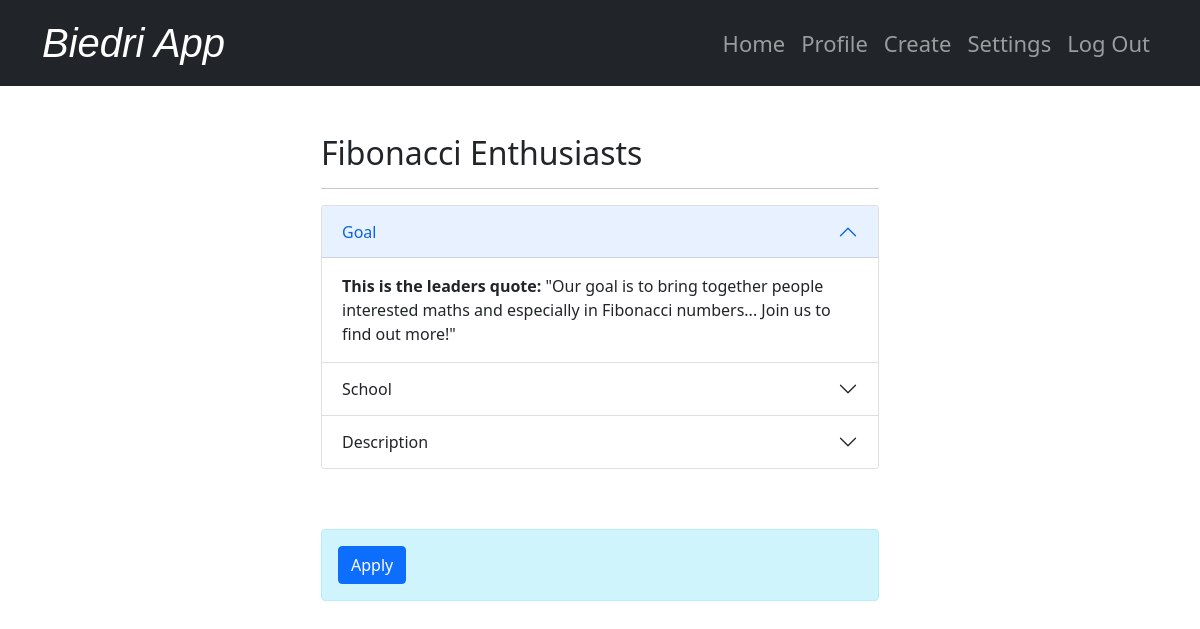
The app's page /club/1 (signed in) with its own data.
### tables this page shows
CREATE TABLE "clubs" (
	"id"	INTEGER,
	"leader_id"	BLOB,
	"name"	TEXT UNIQUE,
	"category"	TEXT,
	"photo"	TEXT,
	"description"	TEXT,
	"school"	TEXT,
	"goal"	TEXT,
	PRIMARY KEY("id" AUTOINCREMENT)
);

### app.py (the view, shortened to what this page needs)
@app.route('/club/<int:club_id>', methods=['GET', 'POST'])
def club_details(club_id):
    try:
        conn = get_db_connection()
        cursor = conn.cursor()
        club = cursor.execute("SELECT * FROM clubs WHERE id = ?", (club_id,)).fetchone()
        applications = cursor.execute("SELECT * FROM applications WHERE app_id = ? AND club_id = ?", (session["user_id"], club_id,)).fetchone()
        applied = bool(applications)
        return render_template('club.html', club=club, applied=applied)
    except sqlite3.Error as e:
        return error(f"{e}", 500)
    finally:
        conn.close()

### app.py (called while the page is built)
def get_db_connection():
    conn = sqlite3.connect(db)
    conn.row_factory = sqlite3.Row
    return conn

@app.after_request
def after_request(response):
    response.headers["Cache-Control"] = "no-cache, no-store, must-revalidate"
    response.headers["Expires"] = 0
    response.headers["Pragma"] = "no-cache"
    return response

### templates/club.html (shortened to what this page needs)
{% extends "layout.html" %}
{% block main %}
<div class="center-50">
    <h2>{{ club["name"] }}</h2>
    <hr>
    <div class="accordion-container">
        <div class="accordion" id="accordionPanelsStayOpenExample">
            <div class="accordion-item">
                <h2 class="accordion-header" id="panelsStayOpen-headingOne">
                    <button class="accordion-button" type="button" data-bs-toggle="collapse" data-bs-target="#panelsStayOpen-collapseOne" aria-expanded="true" aria-controls="panelsStayOpen-collapseOne">
                    Goal
                    </button>
                </h2>
                <div id="panelsStayOpen-collapseOne" class="accordion-collapse collapse show" aria-labelledby="panelsStayOpen-headingOne">
                    <div class="accordion-body">
                    <strong>This is the leaders quote:</strong> "{{ club["goal"] }}"
                    </div>
                </div>
            </div>
            <div class="accordion-item">
                <h2 class="accordion-header" id="panelsStayOpen-headingTwo">
                    <button class="accordion-button collapsed" type="button" data-bs-toggle="collapse" data-bs-target="#panelsStayOpen-collapseTwo" aria-expanded="false" aria-controls="panelsStayOpen-collapseTwo">
                    School
                    </button>
                </h2>
            </div>
            <div class="accordion-item">
            <h2 class="accordion-header" id="panelsStayOpen-headingThree">
                <button class="accordion-button collapsed" type="button" data-bs-toggle="collapse" data-bs-target="#panelsStayOpen-collapseThree" aria-expanded="false" aria-controls="panelsStayOpen-collapseThree">
                Description
                </button>
            </h2>
            </div>
        </div>
    </div>
    <div class="alert alert-info" role="alert">
        {% if applied is false %}
        <form action="/club/{{ club['id'] }}" method="post">
            <button type="submit" class="btn btn-primary">Apply</button>
        </form>
        {% else %}
        <strong>You have succesfully applied! The acceptance results are pending... </strong>
        {% endif %}
    </div>
</div>
{% endblock %}

### static/styles.css (style rules this page uses)
.accordion-container { margin-bottom: 30px; padding-bottom: 30px; }
.center-50 { width: 50%; margin: 0 auto; }

### records on screen
clubs: name "Fibonacci Enthusiasts", goal "Our goal is to bring together people interested maths and especially in Fibonacci numbers... Join us to find out more!"
